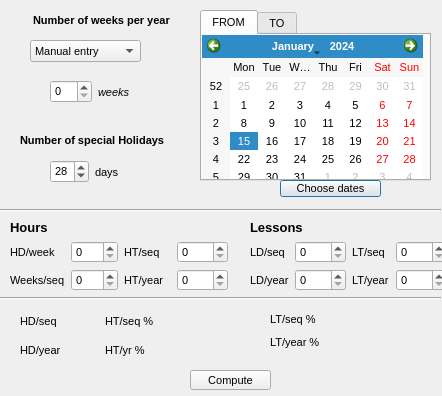
<?xml version="1.0" encoding="UTF-8"?>
<ui version="4.0">
 <class>pedagogy_stats</class>
 <widget class="QDialog" name="pedagogy_stats">
  <property name="geometry">
   <rect>
    <x>0</x>
    <y>0</y>
    <width>442</width>
    <height>396</height>
   </rect>
  </property>
  <property name="font">
   <font>
    <pointsize>8</pointsize>
   </font>
  </property>
  <property name="windowTitle">
   <string>Classroom Insights (Lessons and Hours statistics)</string>
  </property>
  <property name="windowIcon">
   <iconset resource="../Resources/resources.qrc">
    <normaloff>:/icons/mainIcon.png</normaloff>:/icons/mainIcon.png</iconset>
  </property>
  <widget class="Line" name="line">
   <property name="geometry">
    <rect>
     <x>0</x>
     <y>200</y>
     <width>441</width>
     <height>20</height>
    </rect>
   </property>
   <property name="orientation">
    <enum>Qt::Horizontal</enum>
   </property>
  </widget>
  <widget class="QLabel" name="label_3">
   <property name="geometry">
    <rect>
     <x>30</x>
     <y>10</y>
     <width>161</width>
     <height>20</height>
    </rect>
   </property>
   <property name="font">
    <font>
     <pointsize>8</pointsize>
     <weight>75</weight>
     <bold>true</bold>
    </font>
   </property>
   <property name="text">
    <string> Number of weeks per year</string>
   </property>
  </widget>
  <widget class="QComboBox" name="comboBox_weeks">
   <property name="geometry">
    <rect>
     <x>30</x>
     <y>40</y>
     <width>111</width>
     <height>22</height>
    </rect>
   </property>
   <item>
    <property name="text">
     <string>Manual entry</string>
    </property>
   </item>
   <item>
    <property name="text">
     <string>From Calrendar</string>
    </property>
   </item>
  </widget>
  <widget class="QTabWidget" name="tabWidget">
   <property name="geometry">
    <rect>
     <x>200</x>
     <y>10</y>
     <width>231</width>
     <height>171</height>
    </rect>
   </property>
   <property name="currentIndex">
    <number>0</number>
   </property>
   <widget class="QWidget" name="tab">
    <attribute name="title">
     <string>FROM</string>
    </attribute>
    <widget class="QCalendarWidget" name="calendarWidgetFROM">
     <property name="geometry">
      <rect>
       <x>0</x>
       <y>0</y>
       <width>221</width>
       <height>151</height>
      </rect>
     </property>
    </widget>
   </widget>
   <widget class="QWidget" name="tab_2">
    <attribute name="title">
     <string>TO</string>
    </attribute>
    <widget class="QCalendarWidget" name="calendarWidgetTO">
     <property name="geometry">
      <rect>
       <x>0</x>
       <y>0</y>
       <width>221</width>
       <height>151</height>
      </rect>
     </property>
    </widget>
   </widget>
  </widget>
  <widget class="QLabel" name="label_5">
   <property name="geometry">
    <rect>
     <x>20</x>
     <y>130</y>
     <width>161</width>
     <height>20</height>
    </rect>
   </property>
   <property name="font">
    <font>
     <weight>75</weight>
     <bold>true</bold>
    </font>
   </property>
   <property name="toolTip">
    <string>Excluding weekends</string>
   </property>
   <property name="text">
    <string>Number of special Holidays</string>
   </property>
  </widget>
  <widget class="QPushButton" name="pushButtonDates">
   <property name="geometry">
    <rect>
     <x>280</x>
     <y>180</y>
     <width>101</width>
     <height>17</height>
    </rect>
   </property>
   <property name="text">
    <string>Choose dates</string>
   </property>
  </widget>
  <widget class="Line" name="line_2">
   <property name="geometry">
    <rect>
     <x>0</x>
     <y>290</y>
     <width>441</width>
     <height>16</height>
    </rect>
   </property>
   <property name="orientation">
    <enum>Qt::Horizontal</enum>
   </property>
  </widget>
  <widget class="QPushButton" name="pushButton_comp">
   <property name="geometry">
    <rect>
     <x>190</x>
     <y>370</y>
     <width>81</width>
     <height>20</height>
    </rect>
   </property>
   <property name="text">
    <string>Compute</string>
   </property>
   <property name="icon">
    <iconset resource="../Resources/resources.qrc">
     <normaloff>:/icons/calc.png</normaloff>:/icons/calc.png</iconset>
   </property>
  </widget>
  <widget class="QWidget" name="layoutWidget">
   <property name="geometry">
    <rect>
     <x>50</x>
     <y>80</y>
     <width>89</width>
     <height>24</height>
    </rect>
   </property>
   <layout class="QHBoxLayout" name="horizontalLayout">
    <item>
     <widget class="QSpinBox" name="spinBoxWeeks"/>
    </item>
    <item>
     <widget class="QLabel" name="label_4">
      <property name="font">
       <font>
        <italic>true</italic>
       </font>
      </property>
      <property name="text">
       <string>weeks</string>
      </property>
     </widget>
    </item>
   </layout>
  </widget>
  <widget class="QWidget" name="layoutWidget">
   <property name="geometry">
    <rect>
     <x>50</x>
     <y>160</y>
     <width>77</width>
     <height>24</height>
    </rect>
   </property>
   <layout class="QHBoxLayout" name="horizontalLayout_2">
    <item>
     <widget class="QSpinBox" name="spinBox_days">
      <property name="value">
       <number>28</number>
      </property>
     </widget>
    </item>
    <item>
     <widget class="QLabel" name="label_6">
      <property name="text">
       <string>days</string>
      </property>
     </widget>
    </item>
   </layout>
  </widget>
  <widget class="QWidget" name="layoutWidget">
   <property name="geometry">
    <rect>
     <x>10</x>
     <y>220</y>
     <width>218</width>
     <height>71</height>
    </rect>
   </property>
   <layout class="QGridLayout" name="gridLayout_3">
    <item row="0" column="0">
     <widget class="QLabel" name="label">
      <property name="font">
       <font>
        <pointsize>10</pointsize>
        <weight>75</weight>
        <bold>true</bold>
       </font>
      </property>
      <property name="text">
       <string>Hours</string>
      </property>
     </widget>
    </item>
    <item row="1" column="0">
     <layout class="QGridLayout" name="gridLayout_2">
      <item row="1" column="2">
       <widget class="QLabel" name="label_10">
        <property name="text">
         <string>HT/year</string>
        </property>
       </widget>
      </item>
      <item row="1" column="3">
       <widget class="QSpinBox" name="spinBox_HTY">
        <property name="maximum">
         <number>1000</number>
        </property>
       </widget>
      </item>
      <item row="0" column="2">
       <widget class="QLabel" name="label_9">
        <property name="text">
         <string>HT/seq</string>
        </property>
       </widget>
      </item>
      <item row="0" column="3">
       <widget class="QSpinBox" name="spinBox_HTS">
        <property name="maximum">
         <number>1000</number>
        </property>
       </widget>
      </item>
      <item row="1" column="0">
       <widget class="QLabel" name="label_8">
        <property name="text">
         <string>Weeks/seq</string>
        </property>
       </widget>
      </item>
      <item row="0" column="0">
       <widget class="QLabel" name="label_7">
        <property name="text">
         <string>HD/week</string>
        </property>
       </widget>
      </item>
      <item row="0" column="1">
       <widget class="QSpinBox" name="spinBox_HDW">
        <property name="maximum">
         <number>200</number>
        </property>
       </widget>
      </item>
      <item row="1" column="1">
       <widget class="QSpinBox" name="spinBox_WS"/>
      </item>
     </layout>
    </item>
   </layout>
  </widget>
  <widget class="QWidget" name="layoutWidget">
   <property name="geometry">
    <rect>
     <x>250</x>
     <y>220</y>
     <width>197</width>
     <height>71</height>
    </rect>
   </property>
   <layout class="QGridLayout" name="gridLayout_4">
    <item row="0" column="0">
     <widget class="QLabel" name="label_2">
      <property name="font">
       <font>
        <pointsize>10</pointsize>
        <weight>75</weight>
        <bold>true</bold>
       </font>
      </property>
      <property name="text">
       <string>Lessons</string>
      </property>
     </widget>
    </item>
    <item row="1" column="0">
     <layout class="QGridLayout" name="gridLayout">
      <item row="0" column="0">
       <widget class="QLabel" name="label_15">
        <property name="text">
         <string>LD/seq</string>
        </property>
       </widget>
      </item>
      <item row="0" column="1">
       <widget class="QSpinBox" name="spinBox_LDS"/>
      </item>
      <item row="0" column="2">
       <widget class="QLabel" name="label_17">
        <property name="text">
         <string>LT/seq</string>
        </property>
       </widget>
      </item>
      <item row="0" column="3">
       <widget class="QSpinBox" name="spinBox_LTS">
        <property name="maximum">
         <number>100</number>
        </property>
       </widget>
      </item>
      <item row="1" column="0">
       <widget class="QLabel" name="label_16">
        <property name="text">
         <string>LD/year</string>
        </property>
       </widget>
      </item>
      <item row="1" column="1">
       <widget class="QSpinBox" name="spinBox_LDY">
        <property name="maximum">
         <number>1000</number>
        </property>
       </widget>
      </item>
      <item row="1" column="2">
       <widget class="QLabel" name="label_18">
        <property name="text">
         <string>LT/year</string>
        </property>
       </widget>
      </item>
      <item row="1" column="3">
       <widget class="QSpinBox" name="spinBox_LTY">
        <property name="maximum">
         <number>1000</number>
        </property>
       </widget>
      </item>
     </layout>
    </item>
   </layout>
  </widget>
  <widget class="QWidget" name="layoutWidget">
   <property name="geometry">
    <rect>
     <x>20</x>
     <y>310</y>
     <width>171</width>
     <height>51</height>
    </rect>
   </property>
   <layout class="QGridLayout" name="gridLayout_5">
    <item row="0" column="3">
     <widget class="QLabel" name="label_HTSper">
      <property name="text">
       <string/>
      </property>
     </widget>
    </item>
    <item row="0" column="1">
     <widget class="QLabel" name="label_HDS">
      <property name="text">
       <string/>
      </property>
     </widget>
    </item>
    <item row="1" column="1">
     <widget class="QLabel" name="label_HDY">
      <property name="text">
       <string/>
      </property>
     </widget>
    </item>
    <item row="1" column="0">
     <widget class="QLabel" name="label_12">
      <property name="text">
       <string>HD/year</string>
      </property>
     </widget>
    </item>
    <item row="0" column="0">
     <widget class="QLabel" name="label_11">
      <property name="text">
       <string>HD/seq</string>
      </property>
     </widget>
    </item>
    <item row="0" column="2">
     <widget class="QLabel" name="label_21">
      <property name="text">
       <string>HT/seq %</string>
      </property>
     </widget>
    </item>
    <item row="1" column="2">
     <widget class="QLabel" name="label_22">
      <property name="text">
       <string>HT/yr %</string>
      </property>
     </widget>
    </item>
    <item row="1" column="3">
     <widget class="QLabel" name="label_HTYper">
      <property name="text">
       <string/>
      </property>
     </widget>
    </item>
   </layout>
  </widget>
  <widget class="QWidget" name="layoutWidget">
   <property name="geometry">
    <rect>
     <x>270</x>
     <y>310</y>
     <width>141</width>
     <height>41</height>
    </rect>
   </property>
   <layout class="QGridLayout" name="gridLayout_6">
    <item row="0" column="0">
     <widget class="QLabel" name="label_19">
      <property name="text">
       <string>LT/seq %</string>
      </property>
     </widget>
    </item>
    <item row="0" column="1">
     <widget class="QLabel" name="label_LTSper">
      <property name="text">
       <string/>
      </property>
     </widget>
    </item>
    <item row="1" column="0">
     <widget class="QLabel" name="label_20">
      <property name="text">
       <string>LT/year %</string>
      </property>
     </widget>
    </item>
    <item row="1" column="1">
     <widget class="QLabel" name="label_LTYper">
      <property name="text">
       <string/>
      </property>
     </widget>
    </item>
   </layout>
  </widget>
 </widget>
 <resources>
  <include location="../Resources/resources.qrc"/>
 </resources>
 <connections/>
</ui>
